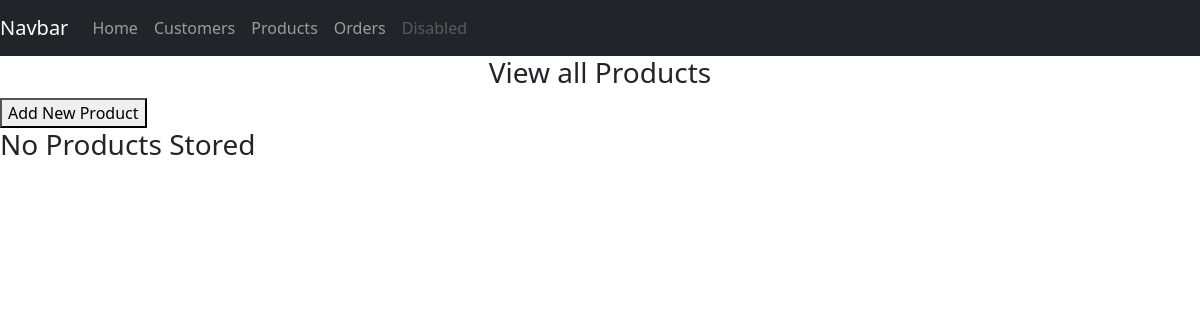
Before: /Products/product_viewall/ with the older database file.
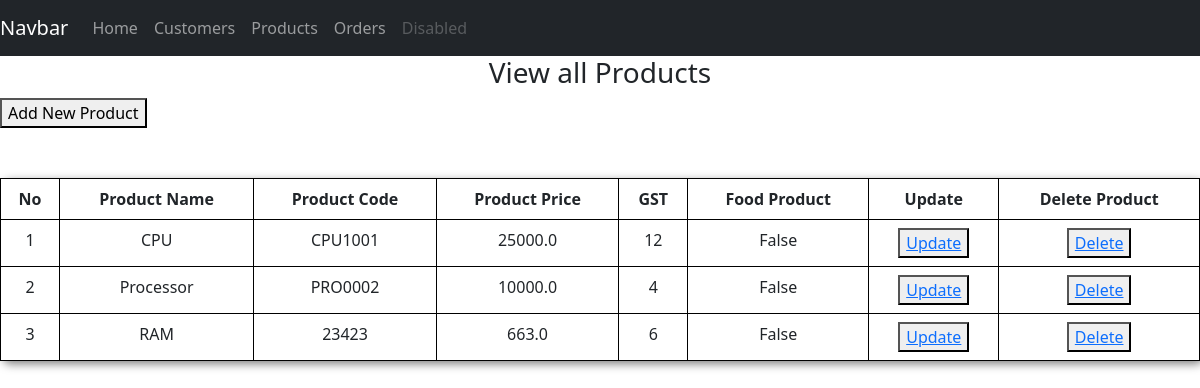
After: the same page with the newer database file.
### Products/models.py (models this page shows, shortened)
class MyProducts(models.Model):
    product_name = models.CharField(max_length=35,null=True)
    product_code = models.CharField(max_length=35,null=True)
    product_price = models.FloatField(default=0)
    product_gst  = models.IntegerField(default=0)
    food_product = models.BooleanField(default=0)

### Products/views.py (the view)
# urls.py: path('product_viewall/', views.ProductViewall , name='productlist'),
def ProductViewall(request):
    allproducts = MyProducts.objects.all()
    datas = {'datas':allproducts}
    return render(request,'Product/2_viewall.html',datas)

### templates/Product/2_viewall.html (shortened to what this page needs)
<!DOCTYPE html>
<html lang="en">
<head>
    <link href="https://cdn.jsdelivr.net/npm/bootstrap@5.3.0-alpha3/dist/css/bootstrap.min.css" rel="stylesheet">
</head>
<body>
    {% include 'Customer/navbar.html' %}
    <h3 style="text-align: center;">View all Products </h3>
    <a href="/Products/product_add/"><button>Add New Product</button></a>
    {% if datas %}
        <table class="table">
            <thead>
                <tr>
                    <th>No</th>
                    <th>Product Name</th>
                    <th>Product Code</th>
                    <th>Product Price</th>
                    <th>GST</th>
                    <th>Food Product</th>
                    <th>Update</th>
                    <th>Delete Product</th>
                </tr>
            </thead>
            <tbody>
                {% for data in datas %}
                    <tr>
                        <td>{{forloop.counter}}</td>
                        <td>{{data.product_name}}</td>
                        <td>{{data.product_code}}</td>
                        <td>{{data.product_price}}</td>
                        <td>{{data.product_gst}}</td>
                        <td>{{data.food_product}}</td>
                        <td><button><a href="/Products/product_update/{{data.id}}/">Update</a></button></td>
                        <td><button><a href="/Products/product_delete/{{data.id}}/"  onclick="return confirmDelete()">Delete</a></button></td>
                    </tr>
                {% endfor %}
            </tbody>
        </table>
    {% else %}
        <h3>No Products Stored</h3>
    {% endif %}
</body>
</html>

Changed rows visible on the page:
added MyProducts: product_name "CPU", product_code "CPU1001", product_price "25000.0", product_gst "12", food_product "False"
added MyProducts: product_name "Processor", product_code "PRO0002", product_price "10000.0", product_gst "4", food_product "False"
added MyProducts: product_name "RAM", product_code "23423", product_price "663.0", product_gst "6", food_product "False"
Other visible differences:
text no longer shown: "No Products Stored"
text now shown: "No Product Name Product Code Product Price GST Food Product Update Delete Product"
